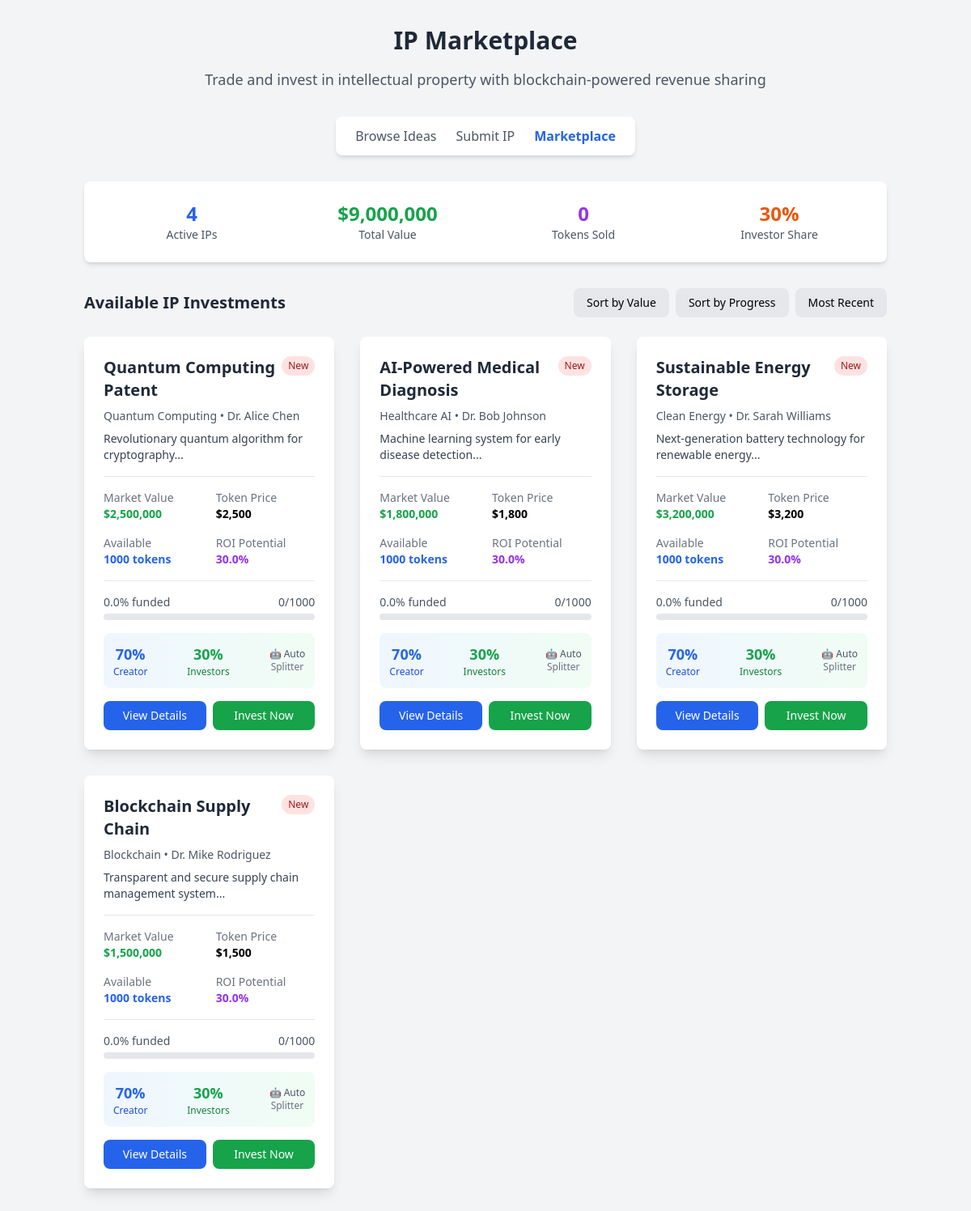
/marketplace, run on the app's committed database.
### app.py (models this page shows)
class Idea(db.Model):
    id = db.Column(db.Integer, primary_key=True)
    title = db.Column(db.String(200), nullable=False)
    description = db.Column(db.Text, nullable=False)
    field = db.Column(db.String(100), nullable=False)
    inventor = db.Column(db.String(100), nullable=False)
    predicted_value = db.Column(db.Float, nullable=False)
    total_tokens = db.Column(db.Integer, nullable=False)
    tokens_sold = db.Column(db.Integer, default=0)
    token_price = db.Column(db.Float, nullable=False)
    nft_id = db.Column(db.String(100), unique=True)
    created_at = db.Column(db.DateTime, default=datetime.utcnow)
    status = db.Column(db.String(20), default='active')

### app.py (the view)
@app.route('/marketplace')
def marketplace():
    ideas = Idea.query.filter_by(status='active').all()
    return render_template('marketplace.html', ideas=ideas)

### templates/marketplace.html (shortened to what this page needs)
<!DOCTYPE html>
<html lang="en">
<head>
    <script src="https://cdn.tailwindcss.com"></script>
</head>
<body class="bg-gray-100 min-h-screen">
    <div class="container mx-auto px-4 py-8">
        <div class="text-center mb-8">
            <h1 class="text-3xl font-bold text-gray-800 mb-4">IP Marketplace</h1>
            <p class="text-lg text-gray-600">Trade and invest in intellectual property with blockchain-powered revenue sharing</p>
        </div>
        <div class="flex justify-center mb-8">
            <nav class="bg-white rounded-lg shadow-md px-6 py-3">
                <div class="flex space-x-6">
                    <a href="/" class="text-gray-600 hover:text-blue-600">Browse Ideas</a>
                    <a href="/submit_idea" class="text-gray-600 hover:text-blue-600">Submit IP</a>
                    <a href="/marketplace" class="text-blue-600 font-semibold">Marketplace</a>
                </div>
            </nav>
        </div>
        <div class="mb-8">
            <div class="bg-white rounded-lg shadow-md p-6">
                <div class="grid grid-cols-1 md:grid-cols-4 gap-6">
                    <div class="text-center">
                        <div class="text-2xl font-bold text-blue-600">{{ ideas|length }}</div>
                        <p class="text-sm text-gray-600">Active IPs</p>
                    </div>
                    <div class="text-center">
                        <div class="text-2xl font-bold text-green-600">${{ "{:,.0f}".format(ideas|sum(attribute='predicted_value')|default(0)) }}</div>
                        <p class="text-sm text-gray-600">Total Value</p>
                    </div>
                    <div class="text-center">
                        <div class="text-2xl font-bold text-purple-600">{{ ideas|sum(attribute='tokens_sold')|default(0) }}</div>
                        <p class="text-sm text-gray-600">Tokens Sold</p>
                    </div>
                    <div class="text-center">
                        <div class="text-2xl font-bold text-orange-600">30%</div>
                        <p class="text-sm text-gray-600">Investor Share</p>
                    </div>
                </div>
            </div>
        </div>
        <div class="mb-6 flex justify-between items-center">
            <h2 class="text-xl font-semibold text-gray-800">Available IP Investments</h2>
            <div class="flex space-x-2">
                <button onclick="sortBy('value')" class="px-4 py-2 bg-gray-200 rounded-lg hover:bg-gray-300 text-sm">
                    Sort by Value
                </button>
                <button onclick="sortBy('progress')" class="px-4 py-2 bg-gray-200 rounded-lg hover:bg-gray-300 text-sm">
                    Sort by Progress
                </button>
                <button onclick="sortBy('recent')" class="px-4 py-2 bg-gray-200 rounded-lg hover:bg-gray-300 text-sm">
                    Most Recent
                </button>
            </div>
        </div>
        <div id="ideasGrid" class="grid grid-cols-1 md:grid-cols-2 lg:grid-cols-3 gap-8">
            {% for idea in ideas %}
            <div class="bg-white rounded-lg shadow-lg p-6 hover:shadow-xl transition-shadow" data-value="{{ idea.predicted_value }}" data-progress="{{ (idea.tokens_sold / idea.total_tokens * 100) }}" data-date="{{ idea.created_at }}">
                <div class="mb-4">
                    <div class="flex justify-between items-start mb-2">
                        <h3 class="text-xl font-bold text-gray-800">{{ idea.title }}</h3>
                        {% set progress = (idea.tokens_sold / idea.total_tokens * 100) %}
                        {% if progress < 25 %}
                            <span class="px-2 py-1 bg-red-100 text-red-800 text-xs rounded-full">New</span>
                        {% elif progress < 75 %}
                            <span class="px-2 py-1 bg-yellow-100 text-yellow-800 text-xs rounded-full">Active</span>
                        {% else %}
                            <span class="px-2 py-1 bg-green-100 text-green-800 text-xs rounded-full">Hot</span>
                        {% endif %}
                    </div>
                    <p class="text-gray-600 text-sm mb-2">{{ idea.field }} • {{ idea.inventor }}</p>
                    <p class="text-gray-700 text-sm">{{ idea.description[:120] }}...</p>
                </div>
                <div class="border-t border-b py-4 mb-4">
                    <div class="grid grid-cols-2 gap-4 text-sm">
                        <div>
                            <span class="text-gray-500">Market Value</span>
                            <p class="font-bold text-green-600">${{ "{:,.0f}".format(idea.predicted_value) }}</p>
                        </div>
                        <div>
                            <span class="text-gray-500">Token Price</span>
                            <p class="font-bold">${{ "{:,.0f}".format(idea.token_price) }}</p>
                        </div>
                        <div>
                            <span class="text-gray-500">Available</span>
                            <p class="font-bold text-blue-600">{{ idea.total_tokens - idea.tokens_sold }} tokens</p>
                        </div>
                        <div>
                            <span class="text-gray-500">ROI Potential</span>
                            {% set roi = ((idea.predicted_value * 0.3) / (idea.token_price * idea.total_tokens) * 100) %}
                            <p class="font-bold text-purple-600">{{ "{:.1f}".format(roi) }}%</p>
                        </div>
                    </div>
                </div>
                <div class="mb-4">
                    {% set progress = (idea.tokens_sold / idea.total_tokens * 100) %}
                    <div class="flex justify-between text-sm text-gray-600 mb-1">
                        <span>{{ "{:.1f}".format(progress) }}% funded</span>
                        <span>{{ idea.tokens_sold }}/{{ idea.total_tokens }}</span>
                    </div>
                    <div class="w-full bg-gray-200 rounded-full h-2">
                    </div>
                </div>
                <div class="bg-gradient-to-r from-blue-50 to-green-50 rounded-lg p-3 mb-4">
                    <div class="flex justify-between items-center">
                        <div class="text-center">
                            <div class="text-lg font-bold text-blue-600">70%</div>
                            <p class="text-xs text-blue-700">Creator</p>
                        </div>
                        <div class="text-center">
                            <div class="text-lg font-bold text-green-600">30%</div>
                            <p class="text-xs text-green-700">Investors</p>
                        </div>
                        <div class="text-center">
                            <div class="text-xs text-gray-600">🤖 Auto</div>
                            <p class="text-xs text-gray-500">Splitter</p>
                        </div>
                    </div>
                </div>
                <div class="flex space-x-2">
                    <a href="/idea/{{ idea.id }}"
                       class="flex-1 bg-blue-600 text-white py-2 px-4 rounded-lg text-center hover:bg-blue-700 transition-colors text-sm">
                        View Details
                    </a>
                    <button onclick="quickInvest({{ idea.id }}, '{{ idea.title }}')"
                            class="flex-1 bg-green-600 text-white py-2 px-4 rounded-lg hover:bg-green-700 transition-colors text-sm">
                        Invest Now
                    </button>
                </div>
            </div>
            {% endfor %}
        </div>
    </div>
</body>
</html>

### data on the page
Idea: title "Quantum Computing Patent", field "Quantum Computing", inventor "Dr. Alice Chen", description "Revolutionary quantum algorithm for cryptography", predicted_value "2,500,000", token_price "2,500", idea.total_tokens-idea.tokens_sold "1000", roi "30.0", progress "0.0", tokens_sold "0", total_tokens "1000"
Idea: title "AI-Powered Medical Diagnosis", field "Healthcare AI", inventor "Dr. Bob Johnson", description "Machine learning system for early disease detection", predicted_value "1,800,000", token_price "1,800", idea.total_tokens-idea.tokens_sold "1000", roi "30.0", progress "0.0", tokens_sold "0", total_tokens "1000"
Idea: title "Sustainable Energy Storage", field "Clean Energy", inventor "Dr. Sarah Williams", description "Next-generation battery technology for renewable energy", predicted_value "3,200,000", token_price "3,200", idea.total_tokens-idea.tokens_sold "1000", roi "30.0", progress "0.0", tokens_sold "0", total_tokens "1000"
Idea: title "Blockchain Supply Chain", field "Blockchain", inventor "Dr. Mike Rodriguez", description "Transparent and secure supply chain management system", predicted_value "1,500,000", token_price "1,500", idea.total_tokens-idea.tokens_sold "1000", roi "30.0", progress "0.0", tokens_sold "0", total_tokens "1000"

### other printed values
{{ ideas|length }} "4"
{{ "{:,.0f}".format(ideas|sum(attribute='predicted_value')|default(0)) }} "9,000,000"
{{ ideas|sum(attribute='tokens_sold')|default(0) }} "0"
